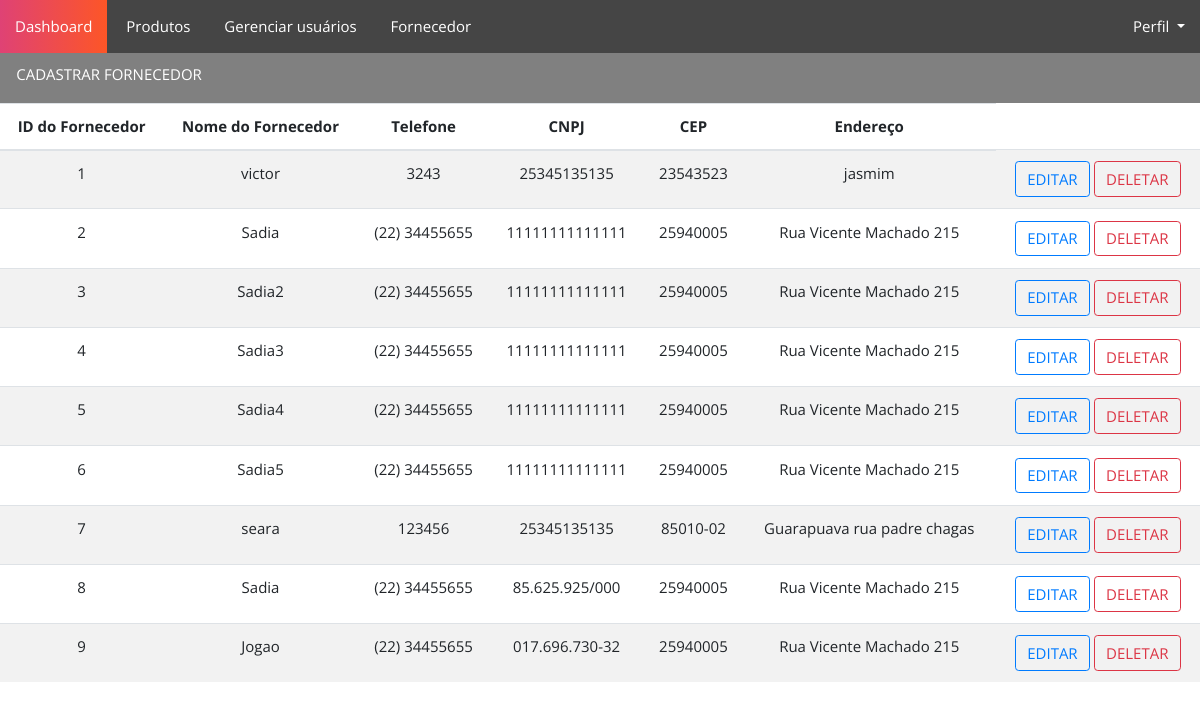
The page /telainicial/fornecedor/ on the database as committed earlier.
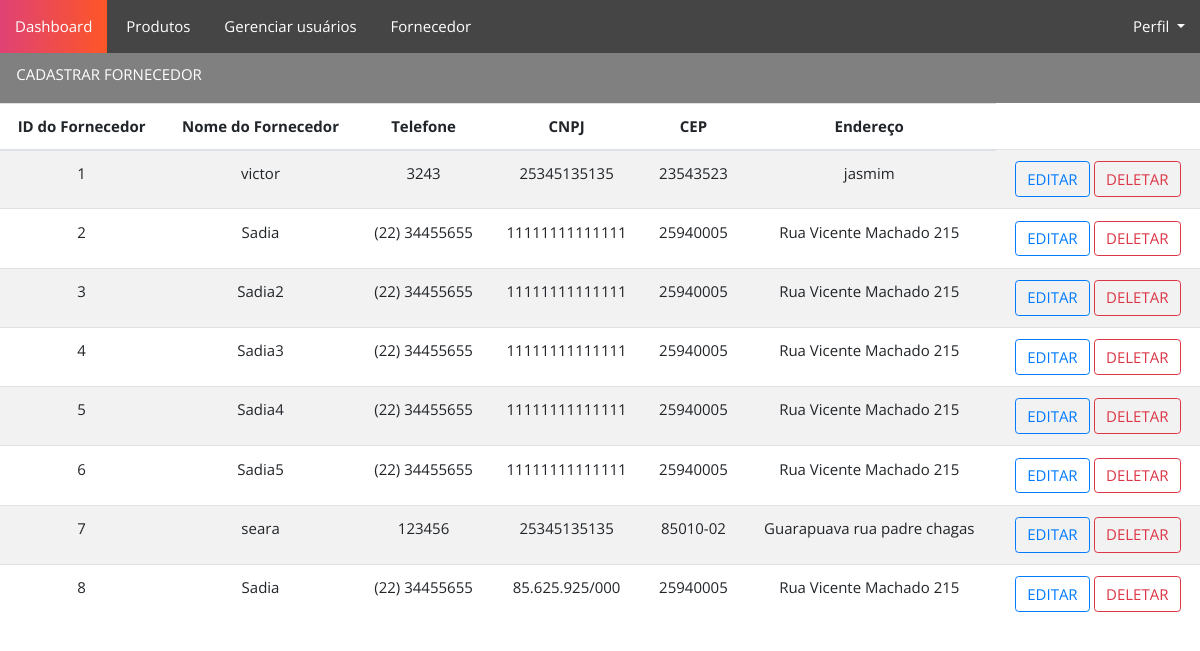
The same page on the database as committed later.
### Fornecedores/models.py (models this page shows)
class Fornecedor(models.Model):
    idFornecedor = models.AutoField(primary_key=True)
    nomeFornecedor = models.CharField(max_length=30, validators = [valida_texto])
    endereco = models.CharField(max_length=30)
    telefone = models.CharField(max_length=20)
    cep = models.CharField(max_length=8)
    cnpj = models.CharField(max_length=14)

### Fornecedores/views.py (the view)
# urls.py: path('',fornecedor_view, name = "fornecedor_view"),
def fornecedor_view(request):
    fornecedores = Fornecedor.objects.all()
    fornecedorForm = FornecedorForm()
    return render(request,"fornecedor.html",{"fornecedores":fornecedores, 'fornecedorForm': fornecedorForm})

### Fornecedores/templates/fornecedor.html (shortened to what this page needs)
{% extends 'base.html' %}
{% load static %}
{% block content%}
    <link rel="stylesheet" href="{% static 'css/fornecedores.css' %}">
    <div class="retangulo">
        <ul>
            <li>
                <button type="button" class="btn btn-transparent" data-toggle="modal" data-target=".bd-cadastroFornecedor-modal-lg">
                    CADASTRAR FORNECEDOR
                </button>
            </li>
        </ul>
    </div>
    <div>
        <table class="table table-striped">
            <thead>
                <tr>
                    <th scope="col">ID do Fornecedor</th>
                    <th scope="col">Nome do Fornecedor</th>
                    <th scope="col">Telefone</th>
                    <th scope="col">CNPJ</th>
                    <th scope="col">CEP</th>
                    <th scope="col">Endereço</th>
                </tr>
            </thead>
            <tbody>
                {% for fornecedor in fornecedores %}
                    <tr>
                        <td>{{fornecedor.idFornecedor}}</td>
                        <td>{{fornecedor.nomeFornecedor}}</td>
                        <td>{{fornecedor.telefone}}</td>
                        <td>{{fornecedor.cnpj}}</td>
                        <td>{{fornecedor.cep}}</td>
                        <td>{{fornecedor.endereco}}</td>
                        <td>
                            <a href="{% url 'editarFornecedor_view' fornecedor.idFornecedor %}" class="btn btn-outline-primary">EDITAR</a>
                            <a href="{% url 'deleteFornecedor_view' fornecedor.idFornecedor %}" class="btn btn-outline-danger">DELETAR</a>
                        </td>
                    </tr>
                {% endfor %}
            </tbody>
        </table>
    </div>
{% endblock %}

Rows that differ between the two databases and show on the page:
removed Fornecedor: idFornecedor "9", nomeFornecedor "Jogao", telefone "(22) 34455655", cnpj "017.696.730-32", cep "25940005", endereco "Rua Vicente Machado 215"
